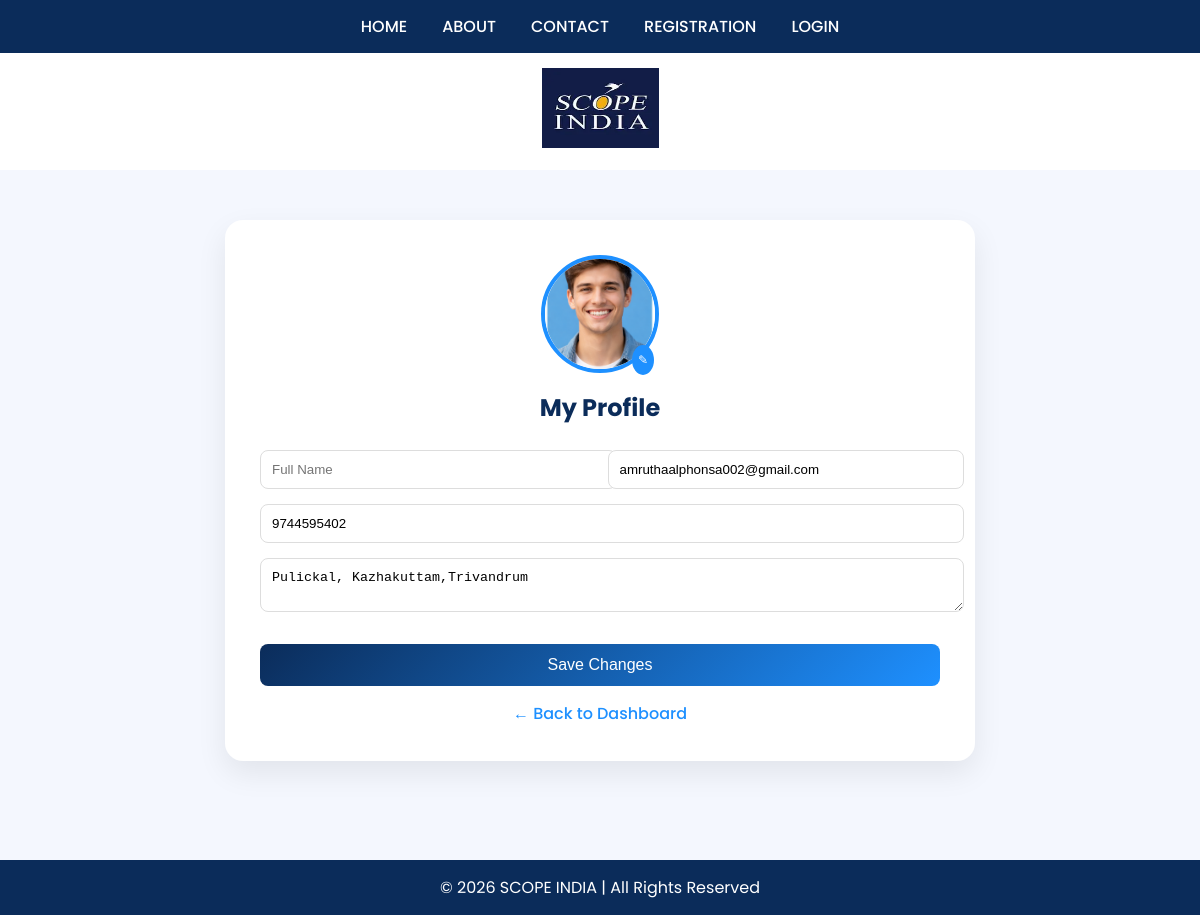
Page /student/profile/ (signed in) on the committed database.
### student/models.py (models this page shows)
class Student(models.Model):
    first_name=models.CharField(max_length=100)
    last_name=models.CharField(max_length=100)
    gender=models.CharField(max_length=100)
    dob=models.DateField()
    email=models.EmailField(unique=True)
    phone=models.CharField(max_length=15)
    state=models.CharField(max_length=25)
    city=models.CharField(max_length=15,default='Trivandrum')
    hobbies=models.CharField(max_length=200)
    photo=models.ImageField(upload_to='images/')
    password=models.CharField(max_length=200)
    is_verified=models.BooleanField(default=False)
    token=models.CharField(max_length=200)
    courses = models.ManyToManyField('Course', blank=True)
    first_login = models.BooleanField(default=True)
    temp_password_sent = models.BooleanField(default=False)
    address = models.TextField(blank=True)

### student/views.py (the view, shortened to what this page needs)
# urls.py: path('profile/', views.profile, name='profile'),
def profile(request):
    if 'user' not in request.session:
        return redirect('login')
    student = Student.objects.get(id=request.session['user'])
    success = False
    return render(request, 'profile.html', {
        'student': student,
        'success': success
    })

### templates/profile.html (shortened to what this page needs)
{% extends 'base.html' %}
{% load static %}
{% block content %}
<div class="profile-container">
    <div class="profile-card">
        <div class="profile-header">
            <div class="profile-img-wrapper">
                <label for="photoInput">
                    {% if student.photo %}
                        <img src="{{ student.photo.url }}" class="profile-img" id="preview">
                    {% else %}
                        <img src="{% static 'images/user.png' %}" class="profile-img" id="preview">
                    {% endif %}
                </label>
                <span class="edit-icon">✎</span>
            </div>
            <h2>My Profile</h2>
        </div>
        <form method="POST" enctype="multipart/form-data">
            <div class="form-row">
                <div class="form-group">
                    <input type="text" name="name" value="{{ student.name }}" placeholder="Full Name" class="form-control">
                </div>
                <div class="form-group">
                    <input type="email" name="email" value="{{ student.email }}" placeholder="Email" class="form-control">
                </div>
            </div>
            <div class="form-group">
                <input type="text" name="phone" value="{{ student.phone }}" placeholder="Phone Number" class="form-control">
            </div>
            <div class="form-group">
                <textarea name="address" placeholder="Address" class="form-control">{{ student.address }}</textarea>
            </div>
            <button type="submit" class="btn-save">Save Changes</button>
            <a href="{% url 'dashboard' %}" class="btn-back">← Back to Dashboard</a>
        </form>
    </div>
</div>
{% endblock %}

### templates/base.html (style rules this page uses)
body { margin: 0; font-family: 'Poppins', sans-serif; background: #f5f7fb; }

### templates/profile.html (style rules this page uses)
body { background: #f4f7fe; }
.profile-container { max-width: 750px; margin: 50px auto; }
.profile-card { background: #fff; border-radius: 18px; padding: 35px; box-shadow: 0 12px 30px rgba(0,0,0,0.08); }
.profile-header { text-align: center; margin-bottom: 25px; }
.profile-img-wrapper { position: relative; display: inline-block; }
.profile-img { width: 110px; height: 110px; border-radius: 50%; object-fit: cover; border: 4px solid #1e90ff; cursor: pointer; transition: 0.3s; }
.edit-icon { position: absolute; bottom: 5px; right: 5px; background: #1e90ff; color: white; border-radius: 50%; padding: 6px; font-size: 12px; }
h2 { color: #0b2c5a; margin-top: 10px; }
.form-row { display: flex; gap: 15px; }
.form-group { margin-bottom: 15px; width: 100%; }
.form-control { width: 100%; padding: 11px; border-radius: 8px; border: 1px solid #ddd; transition: 0.3s; }
.btn-save { width: 100%; padding: 12px; background: linear-gradient(135deg, #0b2c5a, #1e90ff); color: white; border: none; border-radius: 8px; font-size: 16px; cursor: pointer; margin-top: 10px; }
.btn-back { display: block; text-align: center; margin-top: 15px; text-decoration: none; color: #1e90ff; font-weight: 500; }

### rows in the picture
Student: photo (picture), email "amruthaalphonsa002@gmail.com", phone "9744595402", address "Pulickal, Kazhakuttam,Trivandrum"
